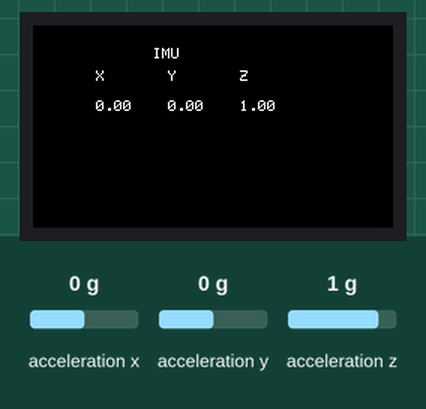
A sketch run on a simulated ESP32. On the bench: 240×135 colour display. The test bench sets the inputs (shaded band); at power-on: acceleration x 0 g, acceleration y 0 g, acceleration z 1 g. WiFi joins after 1.5 s; servers stay silent unless stated.

Above: at 2.8 s.
2.9 s: acceleration x set to -1.4 g
At 3.9 s:
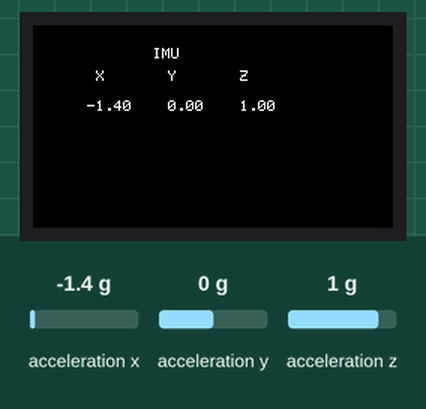
4.4 s: acceleration y set to -1.4 g
At 5.6 s:
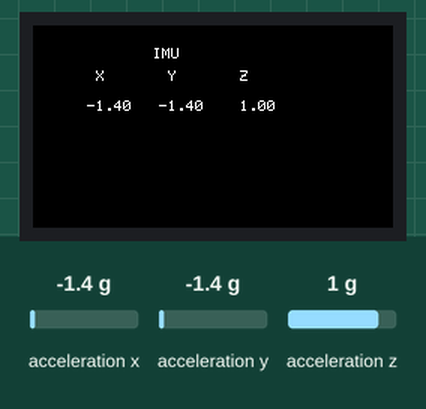
5.9 s: acceleration z set to -1.4 g
7.4 s: acceleration x set to -0.8 g
At 8.3 s:
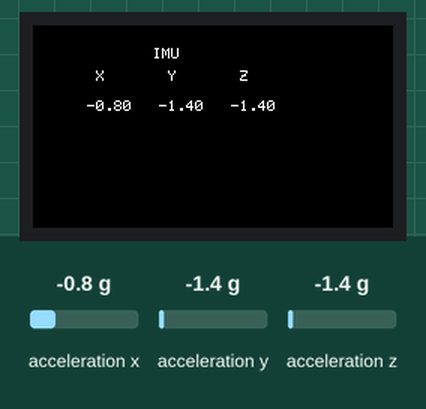
Timing chart, 0 to 9.9 s (numbered marks = the images above; inputs shaded):
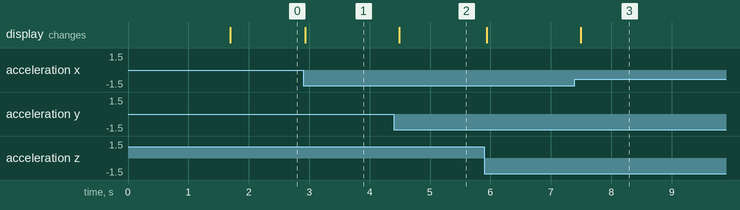

Measured:
- after the input at 2.9 s, the display: changes at once (image 1)
- after the input at 4.4 s, the display: changes after 0.09 s (image 2)
- after the input at 7.4 s, the display: changes after 0.09 s (image 3)

The sketch:

Notifications_for_Leg_V1.ino
```cpp
#include <M5StickCPlus.h>
#include <WiFi.h>
#include <HTTPClient.h>

const char* ssid = "ATTW7pUNje";
const char* password = "t8g?tfbqme8r";
const char* webhookURL = "https://maker.ifttt.com/trigger/Heb_Project/with/key/fxN2fWDgs8r_5ipkZl9YH4_r4NRbHVklz4h4Y0wppQW";

float accX = 0.0F;
float accY = 0.0F;
float accZ = 0.0F;
float threshold = 1.5F; // Adjust this value as needed

void setup() {
  // Initialize M5StickC Plus and IMU
  M5.begin();
  M5.Imu.Init();

  // Connect to Wi-Fi
  WiFi.begin(ssid, password);
  while (WiFi.status() != WL_CONNECTED) {
    delay(500);
  }

  // Set up the screen and display message
  M5.Lcd.setRotation(3);
  M5.Lcd.fillScreen(BLACK);
  M5.Lcd.setTextSize(1);
  M5.Lcd.setCursor(80, 15);
  M5.Lcd.println("IMU");
  M5.Lcd.setCursor(30, 30);
  M5.Lcd.println("  X       Y       Z");
}

void loop() {
  // Read accelerometer data
  M5.IMU.getAccelData(&accX, &accY, &accZ);

  // Check if the acceleration exceeds the threshold
  if (accX > threshold || accY > threshold || accZ > threshold) {
    // Trigger the webhook by sending a POST request
    HTTPClient http;
    http.begin(webhookURL);
    http.addHeader("Content-Type", "application/json");
    String payload = "{\"value1\":\"" + String(accX) + "\",\"value2\":\"" + String(accY) + "\",\"value3\":\"" + String(accZ) + "\"}";
    int httpResponseCode = http.POST(payload);
    http.end();

    // Print the response code to the screen
    M5.Lcd.setCursor(170, 60);
    M5.Lcd.print("Response: ");
    M5.Lcd.println(httpResponseCode);
  }

  // Display accelerometer values on the screen
  M5.Lcd.setCursor(30, 50);
  M5.Lcd.printf(" %5.2f   %5.2f   %5.2f   ", accX, accY, accZ);

  delay(100);
}
```
